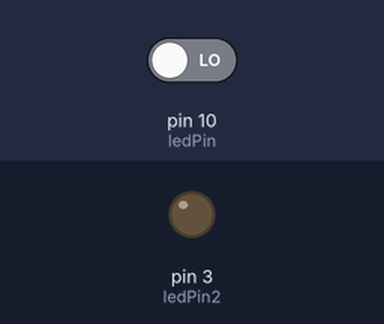
A sketch run on a simulated Arduino Uno, built with avr-gcc and run on an emulated ATmega328P. Parts: output pins drawn as LEDs (lit = HIGH). Dashed ring = blinking. The inputs (shaded band) are chosen by the test bench; at power-on: pin 10 (ledPin) LOW.

Above: at 1.2 s.
1.3 s: pin 10 (ledPin) driven HIGH
At 1.9 s:
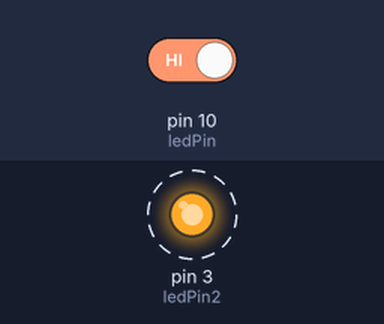
4.3 s: pin 10 (ledPin) driven LOW
At 5.6 s:
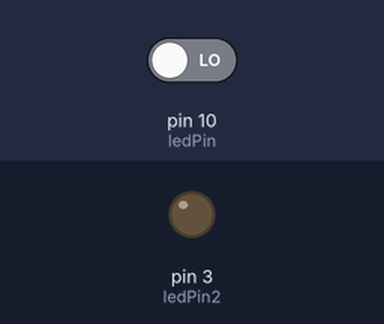
Timing chart, 0 to 7.3 s (numbered marks = the images above; inputs shaded):
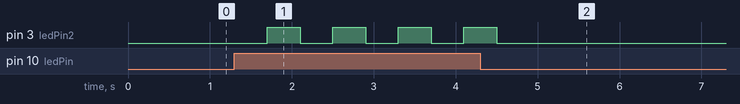

The sketch:

q11.ino
```cpp
int ledPin = 10;
int ledPin2 = 3;
int val = 0;
int count = 0;
int flag = 0;

void setup()
{
    pinMode(ledPin, INPUT);
    pinMode(ledPin2, OUTPUT);
}

void loop()
{
    val = digitalRead(ledPin);

    if (val == HIGH){
        count += 1;
        flag = count % 2;
        delay(400);
    }

    if (flag  == 1){
        digitalWrite(ledPin2, HIGH);
    } else {
        digitalWrite(ledPin2, LOW);
    }
}
```

Measured:
- after the input at 1.3 s, pin 3 (ledPin2): alternates HIGH for 0.40 s and LOW for 0.40 s, starting after 0.40 s
- after the input at 4.3 s, pin 3 (ledPin2): goes on until 4.5 s, then stays LOW
